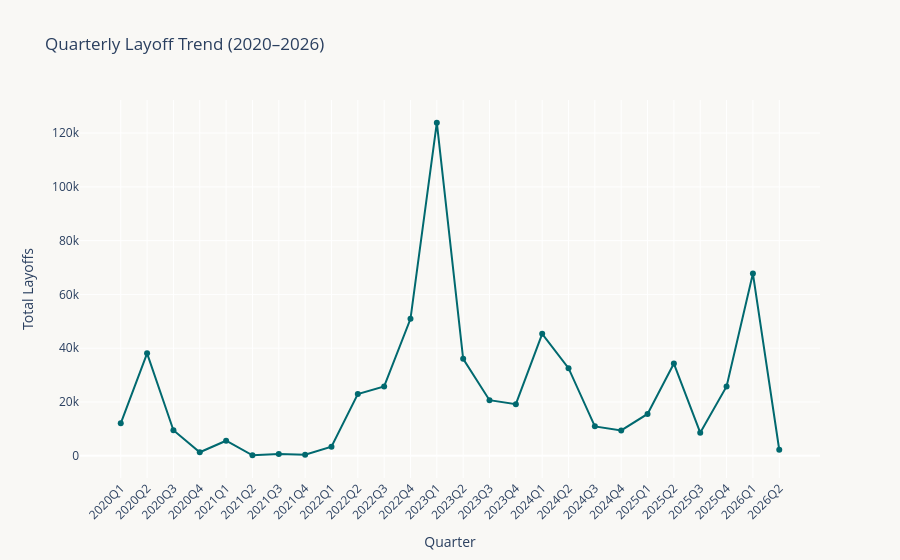

Notebook code for this chart:
### Code cell
quarterly = df.groupby("year_quarter")["layoff_count"].sum().reset_index()
quarterly.columns = ["Quarter", "Total Layoffs"]

fig = px.line(
    quarterly, x="Quarter", y="Total Layoffs",
    title="Quarterly Layoff Trend (2020–2026)",
    markers=True,
    color_discrete_sequence=["#01696f"]
)
fig.update_layout(
    xaxis_tickangle=-45,
    plot_bgcolor="#f9f8f5",
    paper_bgcolor="#f9f8f5"
)
fig.show()

### Figure 1 — Plotly figure (JSON) as saved in the notebook; plotly's stock layout.template omitted (floating-point values rounded to 4 significant figures)
{"data": [{"hovertemplate": "Quarter=%{x}<br>Total Layoffs=%{y}<extra></extra>", "legendgroup": "", "line": {"color": "#01696f", "dash": "solid"}, "marker": {"symbol": "circle"}, "mode": "lines+markers", "name": "", "orientation": "v", "showlegend": false, "type": "scatter", "x": ["2020Q1", "2020Q2", "2020Q3", "2020Q4", "2021Q1", "2021Q2", "2021Q3", "2021Q4", "2022Q1", "2022Q2", "2022Q3", "2022Q4", "2023Q1", "2023Q2", "2023Q3", "2023Q4", "2024Q1", "2024Q2", "2024Q3", "2024Q4", "2025Q1", "2025Q2", "2025Q3", "2025Q4", "2026Q1", "2026Q2"], "xaxis": "x", "y": [12080.0, 38090.0, 9508.0, 1297.0, 5603.0, 161.0, 668.5, 370.0, 3355.0, 22970.0, 25780.0, 50910.0, 123900.0, 36070.0, 20670.0, 19180.0, 45360.0, 32570.0, 10940.0, 9442.0, 15550.0, 34280.0, 8573.0, 25780.0, 67770.0, 2248.0], "yaxis": "y"}], "layout": {"legend": {"tracegroupgap": 0}, "paper_bgcolor": "#f9f8f5", "plot_bgcolor": "#f9f8f5", "title": {"text": "Quarterly Layoff Trend (2020–2026)"}, "xaxis": {"anchor": "y", "domain": [0, 1], "tickangle": -45, "title": {"text": "Quarter"}}, "yaxis": {"anchor": "x", "domain": [0, 1], "title": {"text": "Total Layoffs"}}}}
